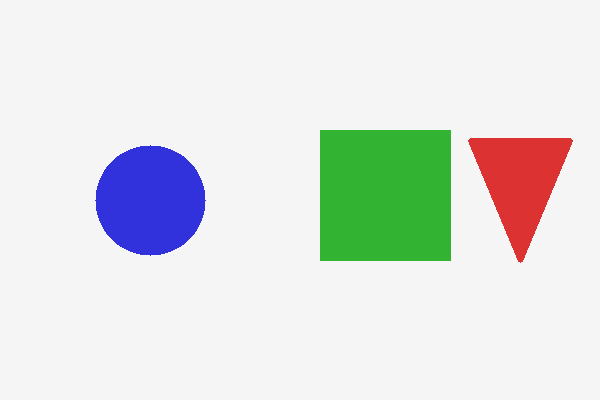
#> input picture Artificial_Intelligence/Task_4_Computer_Vision_Pipeline/sample_test_image.png, 600 x 400 px
$ python vision_detector_pipeline.py
#> lines starting #> are read from the running program, lines starting #| are printed output that depends on the picture; after the words box and inside, x2 and y2 are one past the last pixel; in counts of white or black regions, pixels touching at a corner belong together
# Progree Artificial Intelligence — Task 4
# Real-Time Computer Vision Object Detector & Frame-By-Frame Segmenter Pipeline

import os
import cv2
import time
import numpy as np

def run_vision_pipeline(image_path=None):
    script_dir = os.path.dirname(os.path.abspath(__file__))
    if image_path is None:
        image_path = os.path.join(script_dir, "sample_test_image.png")
    elif not os.path.isabs(image_path) and not os.path.exists(image_path):
        candidate = os.path.join(script_dir, image_path)
        if os.path.exists(candidate):
            image_path = candidate

    frame = cv2.imread(image_path)
#> frame is the input picture: shape (400, 600, 3); mean B, G, R 224.4, 227, 222.6
    if frame is None:
        frame = np.ones((400, 600, 3), dtype=np.uint8) * 240
        cv2.circle(frame, (150, 200), 50, (220, 50, 50), -1)
        cv2.rectangle(frame, (320, 140), (440, 260), (50, 180, 50), -1)

    start_t = time.perf_counter()

    gray = cv2.cvtColor(frame, cv2.COLOR_BGR2GRAY)
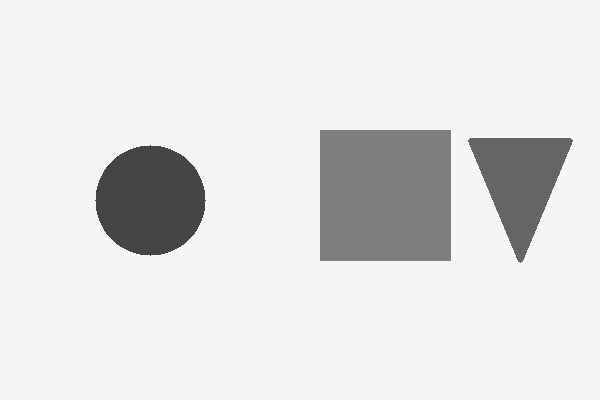
#> gray: shape (400, 600); min 69, max 245, mean 225.4
    blurred = cv2.GaussianBlur(gray, (5, 5), 1.5)

    thresh = cv2.adaptiveThreshold(
        blurred, 255, cv2.ADAPTIVE_THRESH_GAUSSIAN_C, cv2.THRESH_BINARY_INV, 11, 2
    )
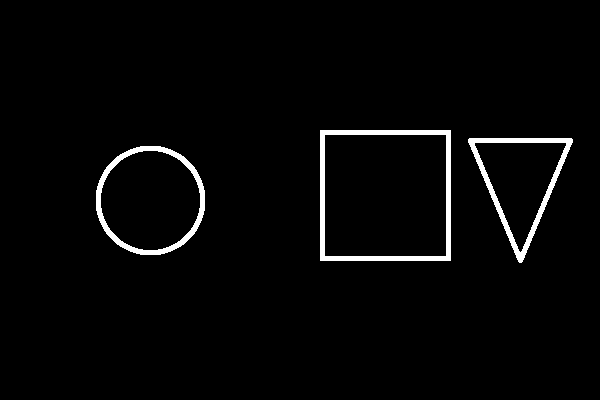
#> thresh: shape (400, 600); 2.6% white; 3 white regions

    contours, _ = cv2.findContours(thresh, cv2.RETR_EXTERNAL, cv2.CHAIN_APPROX_SIMPLE)
#> contours = 3 contours; box (x1, y1, x2, y2) and area: (320, 130, 451, 261) 16900, (96, 146, 205, 255) 9318, (468, 138, 573, 263) 6766
    detected_targets = []
    output_frame = frame.copy()

    for idx, cnt in enumerate(contours):
        area = cv2.contourArea(cnt)
        if area > 300:
            x, y, w, h = cv2.boundingRect(cnt)
            perimeter = cv2.arcLength(cnt, True)
            approx = cv2.approxPolyDP(cnt, 0.04 * perimeter, True)

            shape_label = "Polygon"
            if len(approx) == 3:
                shape_label = "Triangle"
            elif len(approx) == 4:
                shape_label = "Rectangle"
            elif len(approx) > 4:
                shape_label = "Circle"

            detected_targets.append({
                "id": idx + 1,
                "shape": shape_label,
                "area_px": area,
                "bbox": (x, y, w, h)
            })

            cv2.rectangle(output_frame, (x, y), (x + w, y + h), (0, 200, 255), 2)
            cv2.putText(
                output_frame, f"#{idx+1} {shape_label} ({int(area)}px)", (x, y - 8),
                cv2.FONT_HERSHEY_SIMPLEX, 0.45, (15, 23, 42), 1, cv2.LINE_AA
            )
#> this loop made 3 passes
#> (area, x, y, w, h, perimeter, approx, shape_label) on passes 2 to 3: (6766, 468, 138, 105, 125, 395.1, [[469, 138], [521, 262], [572, 139]], 'Triangle'), (16900, 320, 130, 131, 131, 520, [[320, 130], [320, 260], [450, 260], [450, 130]], 'Rectangle')
#> (area, x, y, w, h, perimeter, shape_label) on pass 1: (9318, 96, 146, 109, 109, 359.4, 'Circle')
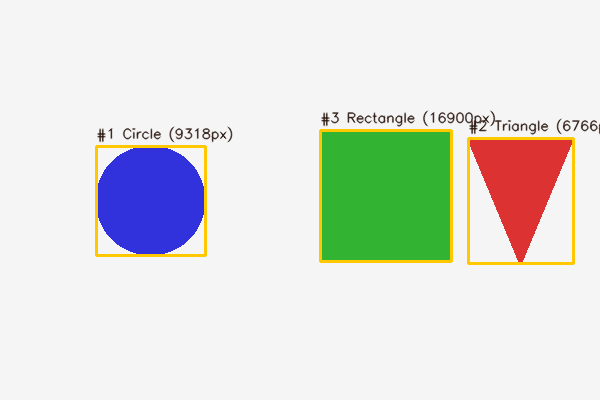
#> output_frame: shape (400, 600, 3); 3.03% of pixels changed, all inside (x1, y1, x2, y2) = (95, 110, 600, 265)
#> after the loop, detected_targets = 3 items

    latency_ms = (time.perf_counter() - start_t) * 1000
    fps = 1000.0 / latency_ms if latency_ms > 0 else 0.0

    cv2.putText(
        output_frame, f"Tracking: {len(detected_targets)} Targets | Latency: {latency_ms:.2f}ms ({fps:.1f} FPS)",
        (20, 30), cv2.FONT_HERSHEY_SIMPLEX, 0.6, (2, 132, 199), 2, cv2.LINE_AA
    )
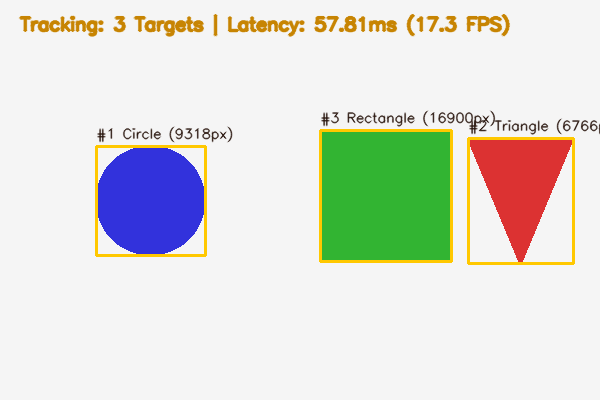
#> output_frame: shape (400, 600, 3); 2.25% of pixels changed, all inside (x1, y1, x2, y2) = (18, 13, 511, 37)

    output_path = os.path.join(script_dir, "detection_output_preview.png")
    cv2.imwrite(output_path, output_frame)
    print(f"Pipeline executed in {latency_ms:.2f} ms ({fps:.1f} FPS). Extracted {len(detected_targets)} objects.")
#| Pipeline executed in 57.81 ms (17.3 FPS). Extracted 3 objects.

if __name__ == "__main__":
    run_vision_pipeline()
